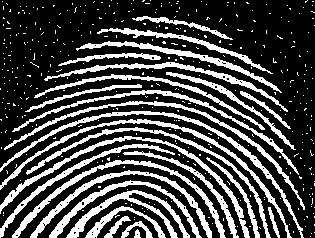
#> input picture Opening and Closing for Morphological Filtering/noisy_fingerprint.tif, 315 x 238 px
$ jupyter execute Opening_and_Closing_for_Morphological_Filtering.ipynb
#> lines starting #> are read from the running program, lines starting #| are printed output that depends on the picture; after the words box and inside, x2 and y2 are one past the last pixel; in counts of white or black regions, pixels touching at a corner belong together
## Importing Libraries

[cell 1]
import cv2
import numpy as np
import matplotlib.pyplot as plt
from google.colab.patches import cv2_imshow

## Opening and Closing for Morphological Filtering

[cell 2]
# loading the image
noisy_fingerprint = cv2.imread('noisy_fingerprint.tif')
#> noisy_fingerprint is the input picture: shape (238, 315, 3); 28.5% white; 414 white regions (387 under 20 px), largest, box (x1, y1, x2, y2) and area: (0, 111, 304, 238) 1388, (0, 136, 250, 238) 1372, (0, 119, 292, 238) 1337

# structuring element
structuring_element = np.ones((3, 3))

# opening of the original image (dilation of erosion)
noisy_fingerprint_opening = cv2.morphologyEx(noisy_fingerprint, cv2.MORPH_OPEN, structuring_element)
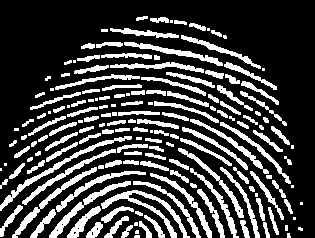
#> noisy_fingerprint_opening: shape (238, 315, 3); 25.3% white; 167 white regions (33 under 20 px), largest, box (x1, y1, x2, y2) and area: (101, 190, 190, 238) 786, (0, 136, 132, 211) 677, (49, 181, 131, 238) 578

# closing of the opened image
noisefree_fingerprint = cv2.morphologyEx(noisy_fingerprint_opening, cv2.MORPH_CLOSE, structuring_element)
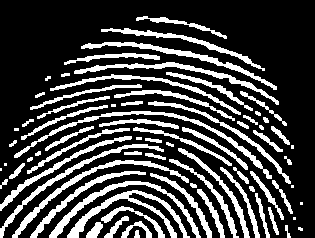
#> noisefree_fingerprint: shape (238, 315, 3); 25.9% white; 75 white regions (11 under 20 px), largest, box (x1, y1, x2, y2) and area: (67, 190, 190, 238) 1113, (14, 111, 272, 179) 1082, (49, 181, 201, 238) 979

# displaying the results
plt.figure(figsize = (50, 50))
plt.subplot(1, 3, 1); plt.axis('off'); plt.imshow(noisy_fingerprint); plt.title('Noisy Fingerprint')
plt.subplot(1, 3, 2); plt.axis('off'); plt.imshow(noisy_fingerprint_opening); plt.title('Opening Operation')
plt.subplot(1, 3, 3); plt.axis('off'); plt.imshow(noisefree_fingerprint); plt.title('Noisefree Fingerpring (Closing of Opened Image)')
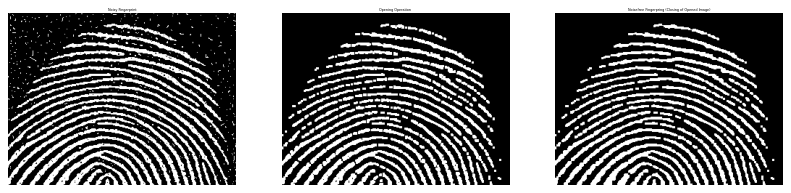
#> figure drawn by matplotlib, 3 panels
